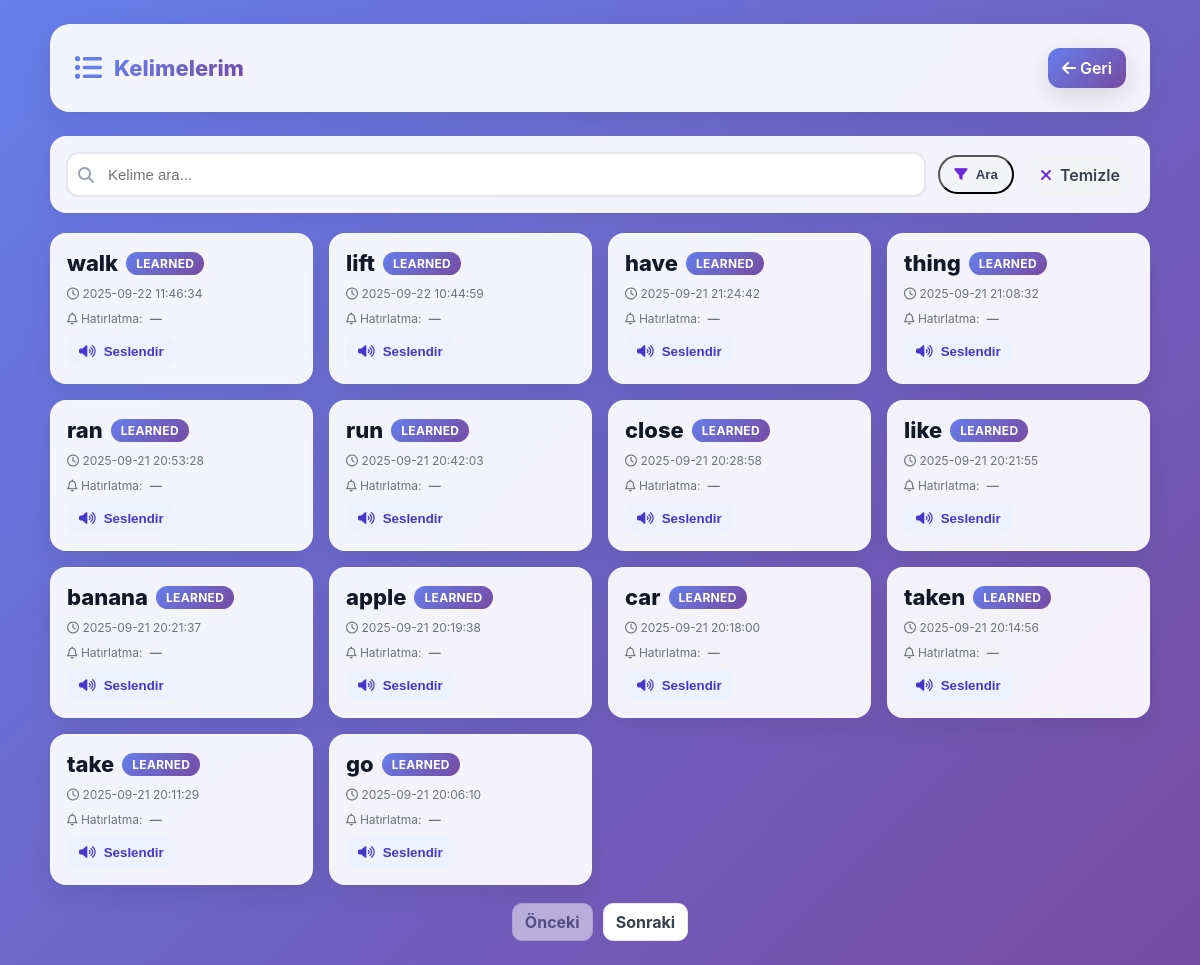
Screenshot of /words (signed in) with the database file from the repository.
### tables this page shows
CREATE TABLE word_entries (
                id INTEGER PRIMARY KEY AUTOINCREMENT,
                user_id INTEGER NOT NULL,
                word TEXT NOT NULL,
                created_at TIMESTAMP NOT NULL DEFAULT CURRENT_TIMESTAMP, next_reminder_at TIMESTAMP,
                FOREIGN KEY (user_id) REFERENCES users (id) ON DELETE CASCADE
            );

### app.py (the view)
@app.route('/words')
def words_page():
    if 'user_id' not in session:
        return redirect(url_for('login'))
    page = int(request.args.get('page', 1))
    per_page = int(request.args.get('per_page', 50))
    q = request.args.get('q', '')
    offset = (page - 1) * per_page
    words = db.list_user_words(
        session['user_id'],
        limit=per_page,
        offset=offset,
        search=q if q else None
    )
    return render_template(
        'words.html',
        user=session.get('user'),
        words=words,
        page=page,
        per_page=per_page,
        q=q
    )

### templates/words.html (shortened to what this page needs)
<!doctype html>
<html lang="tr">
<head>
  <link href="https://cdnjs.cloudflare.com/ajax/libs/font-awesome/6.5.0/css/all.min.css" rel="stylesheet">
</head>
<body>
  <div class="container">
    <div class="header">
      <div class="brand">
        <i class="fa-solid fa-list-ul"></i>
        <h1>Kelimelerim</h1>
      </div>
      <a class="back-btn" href="{{ url_for('index') }}"><i class="fa-solid fa-arrow-left"></i> Geri</a>
    </div>
    <form class="toolbar" method="get" action="{{ url_for('words_page') }}">
      <div class="search">
        <i class="fa-solid fa-magnifying-glass"></i>
        <input name="q" value="{{ q }}" placeholder="Kelime ara..." />
      </div>
      <button class="chip" type="submit"><i class="fa-solid fa-filter"></i> Ara</button>
      <a class="chip" href="{{ url_for('words_page') }}"><i class="fa-solid fa-xmark"></i> Temizle</a>
    </form>
    {% if words and words|length > 0 %}
      <div class="grid">
        {% for w in words %}
        <div class="card">
          <div class="row">
            <div class="word">
              {{ w.word }}
              <span class="badge">LEARNED</span>
            </div>
          </div>
          <div class="meta">
            <i class="fa-regular fa-clock"></i>
            {{ w.created_at }}
          </div>
          <div class="meta">
            <i class="fa-regular fa-bell"></i>
            Hatırlatma:
            <span id="next-reminder-{{ w.id }}" style="font-weight:600; margin-left:4px;">{{ w.next_reminder_at or '—' }}</span>
          </div>
          <div class="actions">
            <button class="btn" onclick="speak('{{ w.word|escape }}')"><i class="fa-solid fa-volume-high"></i> Seslendir</button>
          </div>
        </div>
        {% endfor %}
      </div>
      <div class="pagination">
        <a class="pg-btn" href="{{ url_for('words_page', page=(page-1), per_page=per_page, q=q) }}" {% if page<=1 %}disabled{% endif %}>Önceki</a>
        <a class="pg-btn" href="{{ url_for('words_page', page=(page + 1), per_page=per_page, q=q) }}">Sonraki</a>
      </div>
    {% endif %}
  </div>
</body>
</html>

### templates/words.html (style rules this page uses)
:root { --g1:#667eea; --g2:#764ba2; --glass-bg: rgba(255,255,255,.92); --muted:#6b7280; --ring:rgba(102,126,234,.12); }
* { box-sizing:border-box;margin:0;padding:0 }
body { font-family: Inter, system-ui, -apple-system, Segoe UI, Roboto, "Helvetica Neue", Arial, "Noto Sans", "Apple Color Emoji","Segoe UI Emoji"; min-height:100vh; background: linear-gradient(135deg,var(--g1),var(--g2)); padding:24px; }
.container { max-width:1100px;margin:0 auto }
.header { background: var(--glass-bg); backdrop-filter: blur(10px); border-radius:20px; padding:24px; display:flex; align-items:center; justify-content:space-between; gap:16px; box-shadow:0 10px 30px rgba(0,0,0,.08); margin-bottom:24px; }
.brand { display:flex; align-items:center; gap:12px; }
.brand i { font-size:28px; color:var(--g1) }
.brand h1 { background: linear-gradient(135deg,var(--g1),var(--g2)); -webkit-background-clip:text; background-clip:text; color:transparent; font-size:22px; font-weight:800; }
.back-btn { text-decoration:none; color:white; background:linear-gradient(135deg,var(--g1),var(--g2)); padding:10px 14px; border-radius:12px; font-weight:600; box-shadow:0 8px 24px rgba(0,0,0,.12); }
.toolbar { background: var(--glass-bg); backdrop-filter: blur(10px); border-radius:16px; padding:16px; margin-bottom:20px; display:flex; gap:12px; flex-wrap:wrap; align-items:center; box-shadow:0 6px 20px rgba(0,0,0,.06); }
.search { position:relative; flex:1 1 280px; }
.search input { width:100%; padding:12px 42px 12px 40px; border:2px solid #e5e7eb; border-radius:12px; outline:none; font-size:15px; transition:.2s; background:white; }
.search i { position:absolute; left:12px; top:50%; transform:translateY(-50%); color:#9ca3af }
.chip { display:inline-flex; align-items:center; gap:8px; padding:10px 14px; border-radius:999px; background:#f3f4f6; color:#374151; font-weight:600; text-decoration:none; }
.chip i { color:#6d28d9 }
.grid { display:grid; gap:16px; grid-template-columns: repeat(auto-fill, minmax(240px, 1fr)); }
.card { background: var(--glass-bg); border-radius:16px; padding:16px; box-shadow:0 10px 26px rgba(0,0,0,.08); display:flex; flex-direction:column; gap:10px; border:1px solid rgba(255,255,255,.4); }
.word { font-size:22px; font-weight:800; color:#111827; display:flex; align-items:center; gap:8px; }
.badge { font-size:12px; font-weight:700; letter-spacing:.3px; background:linear-gradient(135deg,var(--g1),var(--g2)); color:white; padding:4px 10px; border-radius:999px; }
.meta { color:var(--muted); font-size:12px }
.row { display:flex; align-items:center; justify-content:space-between; gap:10px; }
.actions { display:flex; gap:8px; }
.btn { border:none; cursor:pointer; padding:8px 12px; border-radius:10px; font-weight:700; display:inline-flex; align-items:center; gap:8px; background:#eef2ff; color:#4338ca; transition:.15s; }
.pagination { margin-top:18px; display:flex; justify-content:center; gap:10px }
.pg-btn { text-decoration:none; padding:8px 12px; border-radius:10px; font-weight:700; background:#fff; border:1px solid #e5e7eb; color:#374151; }
.pg-btn[disabled] { opacity:.5; pointer-events:none }

### rows the page displays
word_entries: word "walk", created_at "2025-09-22 11:46:34", next_reminder_at "—"
word_entries: word "lift", created_at "2025-09-22 10:44:59", next_reminder_at "—"
word_entries: word "have", created_at "2025-09-21 21:24:42", next_reminder_at "—"
word_entries: word "thing", created_at "2025-09-21 21:08:32", next_reminder_at "—"
word_entries: word "ran", created_at "2025-09-21 20:53:28", next_reminder_at "—"
word_entries: word "run", created_at "2025-09-21 20:42:03", next_reminder_at "—"
word_entries: word "close", created_at "2025-09-21 20:28:58", next_reminder_at "—"
word_entries: word "like", created_at "2025-09-21 20:21:55", next_reminder_at "—"
word_entries: word "banana", created_at "2025-09-21 20:21:37", next_reminder_at "—"
word_entries: word "apple", created_at "2025-09-21 20:19:38", next_reminder_at "—"
word_entries: word "car", created_at "2025-09-21 20:18:00", next_reminder_at "—"
word_entries: word "taken", created_at "2025-09-21 20:14:56", next_reminder_at "—"
word_entries: word "take", created_at "2025-09-21 20:11:29", next_reminder_at "—"
word_entries: word "go", created_at "2025-09-21 20:06:10", next_reminder_at "—"
